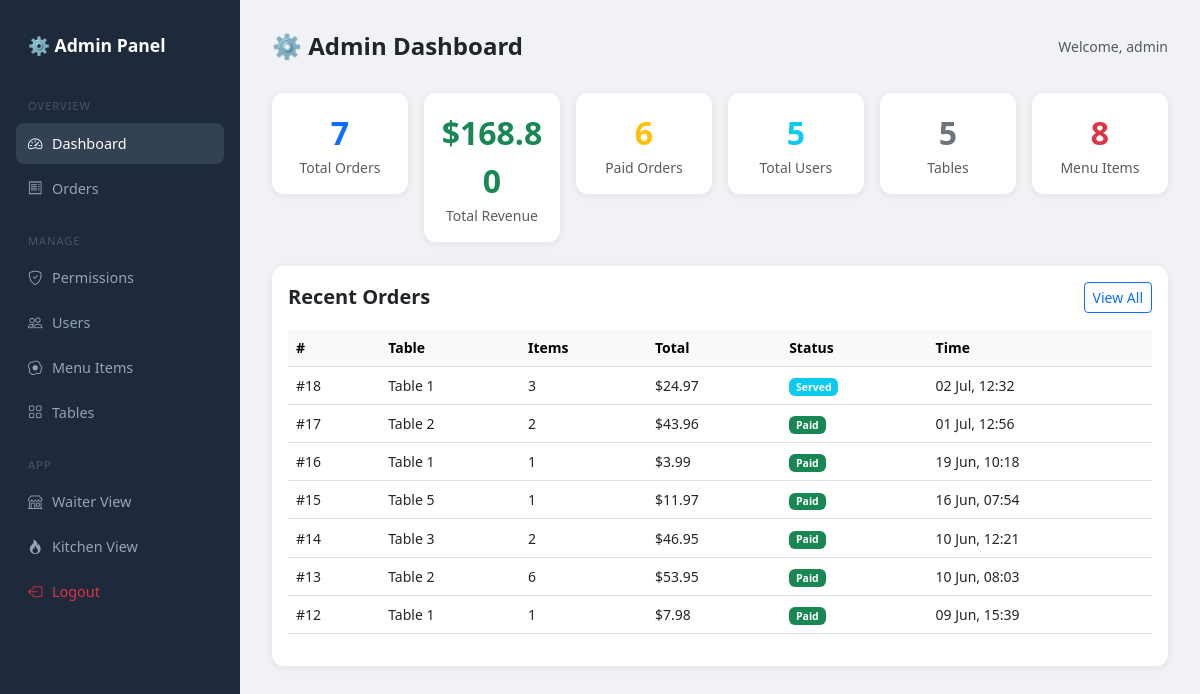
Page /admin-panel/ (signed in) on the committed database.
### core/models.py (models this page shows, shortened)
class Order(models.Model):
    STATUS_CHOICES = [
        ('pending', 'Pending'),
        ('preparing', 'Preparing'),
        ('served', 'Served'),
        ('paid', 'Paid'),
    ]
    table      = models.ForeignKey(Table, on_delete=models.CASCADE, related_name='orders')
    status     = models.CharField(max_length=20, choices=STATUS_CHOICES, default='pending')
    created_at = models.DateTimeField(auto_now_add=True)
    updated_at = models.DateTimeField(auto_now=True)
    served_at  = models.DateTimeField(null=True, blank=True)
    def total_price(self):
        return sum(item.subtotal() for item in self.items.all())

class Table(models.Model):
    number = models.IntegerField(unique=True)
    is_occupied = models.BooleanField(default=False)

class OrderItem(models.Model):
    order = models.ForeignKey(Order, on_delete=models.CASCADE, related_name='items')
    menu_item = models.ForeignKey(MenuItem, on_delete=models.CASCADE)
    quantity = models.PositiveIntegerField(default=1)
    note = models.TextField(blank=True)  # e.g. "no onions"
    def subtotal(self):
        return self.quantity * self.menu_item.price

class MenuItem(models.Model):
    CATEGORY_CHOICES = [
        ('food', 'Food'),
        ('drink', 'Drink'),
        ('dessert', 'Dessert'),
    ]
    name = models.CharField(max_length=100)
    price = models.DecimalField(max_digits=6, decimal_places=2)
    category = models.CharField(max_length=20, choices=CATEGORY_CHOICES)
    is_available = models.BooleanField(default=True)

### core/views.py (the view)
# urls.py: path('admin-panel/', views.admin_dashboard, name='admin_dashboard'),
@role_required('admin')
def admin_dashboard(request):
    total_orders   = Order.objects.count()
    paid_orders    = Order.objects.filter(status='paid')
    total_revenue  = sum(o.total_price() for o in paid_orders)
    total_users    = User.objects.count()
    total_tables   = Table.objects.count()
    total_items    = MenuItem.objects.count()
    recent_orders  = Order.objects.select_related('table').order_by('-created_at')[:10]
    context = {
        'total_orders':  total_orders,
        'total_revenue': total_revenue,
        'total_users':   total_users,
        'total_tables':  total_tables,
        'total_items':   total_items,
        'recent_orders': recent_orders,
        'paid_count':    paid_orders.count(),
    }
    return render(request, 'core/admin/dashboard.html', context)

### core/templates/core/admin/dashboard.html (shortened to what this page needs)
{% extends 'core/admin/base_admin.html' %}
{% block content %}
<div class="topbar">
    <h4 class="fw-bold mb-0">⚙️ Admin Dashboard</h4>
    <span class="text-muted small">Welcome, {{ request.user.username }}</span>
</div>
<div class="row g-3 mb-4">
    <div class="col-6 col-md-4 col-lg-2">
        <div class="card text-center p-3">
            <div class="fw-bold fs-2 text-primary">{{ total_orders }}</div>
            <div class="text-muted small">Total Orders</div>
        </div>
    </div>
    <div class="col-6 col-md-4 col-lg-2">
        <div class="card text-center p-3">
            <div class="fw-bold fs-2 text-success">${{ total_revenue }}</div>
            <div class="text-muted small">Total Revenue</div>
        </div>
    </div>
    <div class="col-6 col-md-4 col-lg-2">
        <div class="card text-center p-3">
            <div class="fw-bold fs-2 text-warning">{{ paid_count }}</div>
            <div class="text-muted small">Paid Orders</div>
        </div>
    </div>
    <div class="col-6 col-md-4 col-lg-2">
        <div class="card text-center p-3">
            <div class="fw-bold fs-2 text-info">{{ total_users }}</div>
            <div class="text-muted small">Total Users</div>
        </div>
    </div>
    <div class="col-6 col-md-4 col-lg-2">
        <div class="card text-center p-3">
            <div class="fw-bold fs-2 text-secondary">{{ total_tables }}</div>
            <div class="text-muted small">Tables</div>
        </div>
    </div>
    <div class="col-6 col-md-4 col-lg-2">
        <div class="card text-center p-3">
            <div class="fw-bold fs-2 text-danger">{{ total_items }}</div>
            <div class="text-muted small">Menu Items</div>
        </div>
    </div>
</div>
<div class="card p-3">
    <div class="d-flex justify-content-between align-items-center mb-3">
        <h5 class="fw-bold mb-0">Recent Orders</h5>
        <a href="{% url 'admin_orders' %}" class="btn btn-sm btn-outline-primary">View All</a>
    </div>
    <div class="table-responsive">
        <table class="table table-hover align-middle small">
            <thead class="table-light">
                <tr>
                    <th>#</th>
                    <th>Table</th>
                    <th>Items</th>
                    <th>Total</th>
                    <th>Status</th>
                    <th>Time</th>
                </tr>
            </thead>
            <tbody>
                {% for order in recent_orders %}
                <tr>
                    <td>#{{ order.id }}</td>
                    <td>Table {{ order.table.number }}</td>
                    <td>{{ order.items.count }}</td>
                    <td>${{ order.total_price }}</td>
                    <td>
                        {% if order.status == 'paid' %}
                            <span class="badge bg-success">Paid</span>
                        {% elif order.status == 'served' %}
                            <span class="badge bg-info">Served</span>
                        {% elif order.status == 'preparing' %}
                            <span class="badge bg-primary">Preparing</span>
                        {% else %}
                            <span class="badge bg-warning text-dark">Pending</span>
                        {% endif %}
                    </td>
                    <td>{{ order.created_at|date:"d M, H:i" }}</td>
                </tr>
                {% endfor %}
            </tbody>
        </table>
    </div>
</div>
{% endblock %}

### core/templates/core/admin/base_admin.html (style rules this page uses)
body { background: #f0f2f5; }
.card { border: none; border-radius: 12px; box-shadow: 0 2px 8px rgba(0,0,0,0.07); }
.topbar { display: flex; justify-content: space-between; align-items: center; margin-bottom: 2rem; }

### rows in the picture
Order: id "18", table.number "1", items.count "3", total_price "24.97", status "Served", created_at "02 Jul, 12:32"
Order: id "17", table.number "2", items.count "2", total_price "43.96", status "Paid", created_at "01 Jul, 12:56"
Order: id "16", table.number "1", items.count "1", total_price "3.99", status "Paid", created_at "19 Jun, 10:18"
Order: id "15", table.number "5", items.count "1", total_price "11.97", status "Paid", created_at "16 Jun, 07:54"
Order: id "14", table.number "3", items.count "2", total_price "46.95", status "Paid", created_at "10 Jun, 12:21"
Order: id "13", table.number "2", items.count "6", total_price "53.95", status "Paid", created_at "10 Jun, 08:03"
Order: id "12", table.number "1", items.count "1", total_price "7.98", status "Paid", created_at "09 Jun, 15:39"

### other values in the picture
{{ request.user.username }} "admin"
{{ total_orders }} "7"
{{ total_revenue }} "168.80"
{{ paid_count }} "6"
{{ total_users }} "5"
{{ total_tables }} "5"
{{ total_items }} "8"
